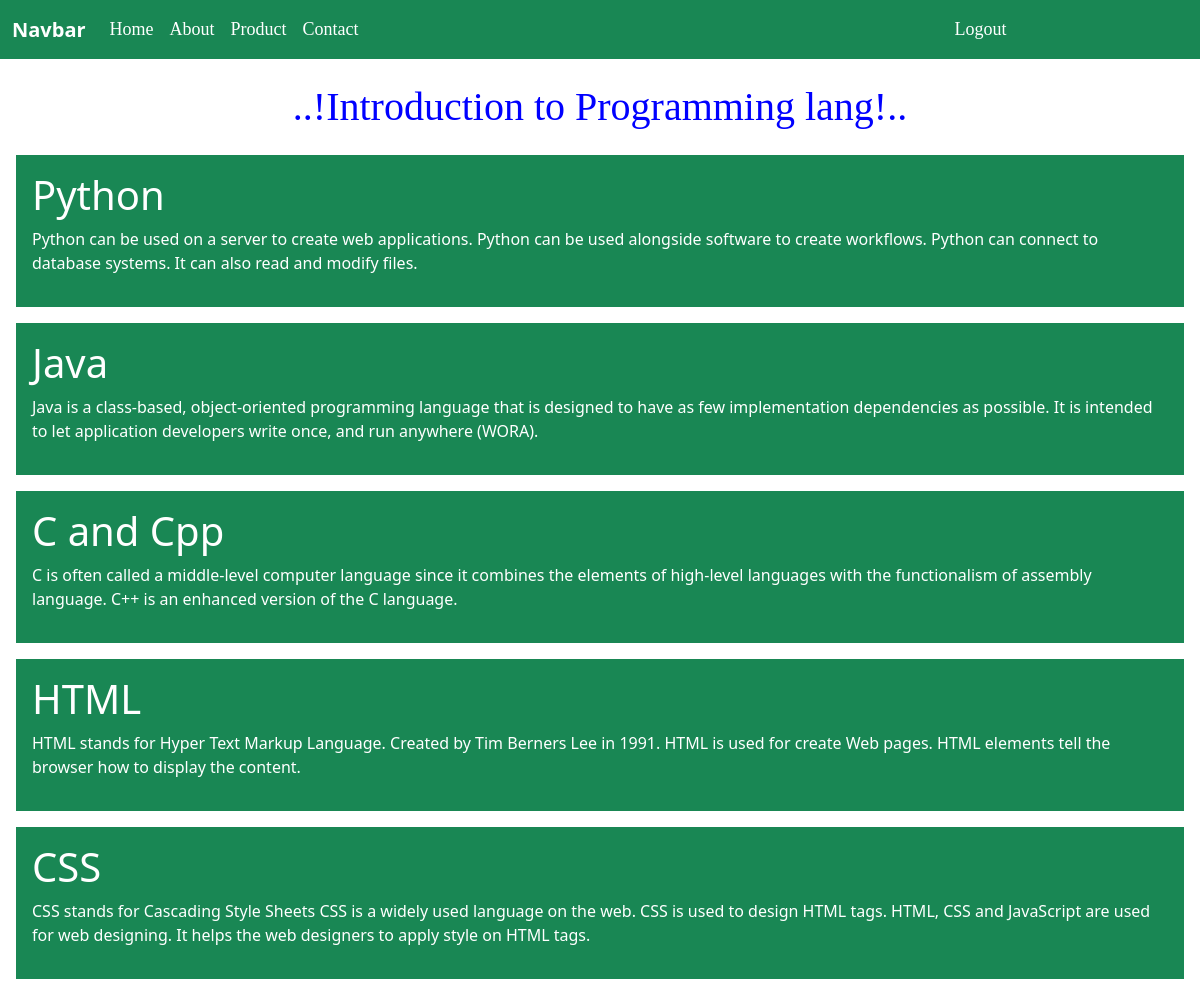
/about, run on the app's committed database.
### meesho/models.py (models this page shows, shortened)
class About(models.Model):
    name = models.CharField(max_length=254)
    description = models.CharField(max_length=234)

### meesho/views.py (the view)
# urls.py: path("about", views.about, name='about'),
def about(request):
    dict_Abt = {
        'abt': About.objects.all()
    }
    return render(request, "about.html", dict_Abt)

### templates/about.html (shortened to what this page needs)
{% extends 'base.html' %}
{% block content %}
<h1 style="color:blue; font-family:times new roman;" class="m-4"><center>..!Introduction to Programming lang!..</center></h1>
{% for data in abt %}
<div class="conatiner w-80 bg-success text-white p-3 m-3">
    <h1>{{data.name}}</h1>
    <p>{{data.description}}</p>
</div>
{% endfor %}
{% endblock %}

### templates/base.html (shortened to what this page needs)
{% load static %}
<html lang="en">
<head>
  <link rel="stylesheet" href="{% static 'css/style.css' %}">
    <link href="https://cdn.jsdelivr.net/npm/bootstrap@5.0.2/dist/css/bootstrap.min.css" rel="stylesheet">
</head>
<body>
<nav class="navbar navbar-expand-lg navbar-light bg-success">
  <div class="container-fluid">
    <a class="navbar-brand text-white fw-bold" href="#">Navbar</a>
    <div class="collapse navbar-collapse" id="navbarSupportedContent">
      <ul class="navbar-nav me-auto mb-2 mb-lg-0">
        <li class="nav-item">
          <a class="nav-link active text-white" aria-current="page" href="{% url 'home' %}">Home</a>
        </li>
        <li class="nav-item">
          <a class="nav-link text-white" href="{% url 'about' %}">About</a>
        </li>
          <li class="nav-item">
          <a class="nav-link text-white" href="{% url 'file' %}">Product</a>
        </li>
          <li class="nav-item">
          <a class="nav-link text-white" href="{% url 'contact' %}">Contact</a>
        </li>
      <li class="nav-item" style="padding-left:580px;">
          <a class="nav-link text-white" href="https://www.google.com/">Logout</a>
        </li>
      </ul>
    </div>
  </div>
</nav>
{% block content %}
{% endblock %}
</body>
</html>

### static/css/style.css (style rules this page uses)
div li a { font-family:times new roman; font-size: 18px; }

### data on the page
About: name "Python", description "Python can be used on a server to create web applications. Python can be used alongside software to create workflows. Python can connect to database systems. It can also read and modify files."
About: name "Java", description "Java is a class-based, object-oriented programming language that is designed to have as few implementation dependencies as possible. It is intended to let application developers write once, and run anywhere (WORA)."
About: name "C and Cpp", description "C is often called a middle-level computer language since it combines the elements of high-level languages with the functionalism of assembly language. C++ is an enhanced version of the C language."
About: name "HTML", description "HTML stands for Hyper Text Markup Language. Created by Tim Berners Lee in 1991. HTML is used for create Web pages. HTML elements tell the browser how to display the content."
About: name "CSS", description "CSS stands for Cascading Style Sheets CSS is a widely used language on the web. CSS is used to design HTML tags. HTML, CSS and JavaScript are used for web designing. It helps the web designers to apply style on HTML tags."
